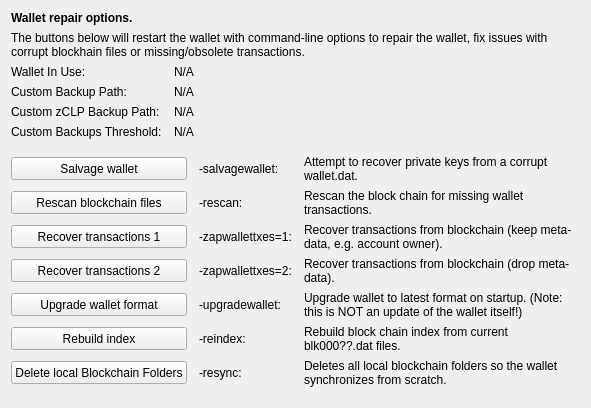
     <widget class="QWidget" name="tab_repair">
      <attribute name="title">
       <string>&amp;Wallet Repair</string>
      </attribute>
      <layout class="QGridLayout" name="gridLayout_4" columnstretch="0,0,0,0">
       <property name="horizontalSpacing">
        <number>12</number>
       </property>
       <item row="0" column="0" colspan="4">
        <widget class="QLabel" name="label_repair_header">
         <property name="font">
          <font>
           <weight>75</weight>
           <bold>true</bold>
          </font>
         </property>
         <property name="text">
          <string>Wallet repair options.</string>
         </property>
        </widget>
       </item>
       <item row="1" column="0" colspan="4">
        <widget class="QLabel" name="label_repair_helptext">
         <property name="font">
          <font>
           <weight>50</weight>
           <bold>false</bold>
          </font>
         </property>
         <property name="text">
          <string>The buttons below will restart the wallet with command-line options to repair the wallet, fix issues with corrupt blockhain files or missing/obsolete transactions.</string>
         </property>
         <property name="wordWrap">
          <bool>true</bool>
         </property>
        </widget>
       </item>
       <item row="2" column="0">
        <widget class="QLabel" name="wallet_path_label">
         <property name="text">
          <string>Wallet In Use:</string>
         </property>
        </widget>
       </item>
       <item row="2" column="1" colspan="3">
        <widget class="QLabel" name="wallet_path">
         <property name="cursor">
          <cursorShape>IBeamCursor</cursorShape>
         </property>
         <property name="text">
          <string>N/A</string>
         </property>
         <property name="textFormat">
          <enum>Qt::PlainText</enum>
         </property>
         <property name="textInteractionFlags">
          <set>Qt::LinksAccessibleByMouse|Qt::TextSelectableByKeyboard|Qt::TextSelectableByMouse</set>
         </property>
        </widget>
       </item>
       <item row="3" column="0">
        <widget class="QLabel" name="wallet_custombackuppath_label">
         <property name="text">
          <string>Custom Backup Path:</string>
         </property>
         <property name="visible">
          <bool>false</bool>
         </property>
        </widget>
       </item>
       <item row="3" column="1" colspan="3">
        <widget class="QLabel" name="wallet_custombackuppath">
         <property name="cursor">
          <cursorShape>IBeamCursor</cursorShape>
         </property>
         <property name="text">
          <string>N/A</string>
         </property>
         <property name="textFormat">
          <enum>Qt::PlainText</enum>
         </property>
         <property name="textInteractionFlags">
          <set>Qt::LinksAccessibleByMouse|Qt::TextSelectableByKeyboard|Qt::TextSelectableByMouse</set>
         </property>
         <property name="visible">
          <bool>false</bool>
         </property>
        </widget>
       </item>
       <item row="4" column="0">
        <widget class="QLabel" name="wallet_customzclpbackuppath_label">
         <property name="text">
          <string>Custom zCLP Backup Path:</string>
         </property>
         <property name="visible">
          <bool>false</bool>
         </property>
        </widget>
       </item>
       <item row="4" column="1" colspan="3">
        <widget class="QLabel" name="wallet_customzclpbackuppath">
         <property name="cursor">
          <cursorShape>IBeamCursor</cursorShape>
         </property>
         <property name="text">
          <string>N/A</string>
         </property>
         <property name="textFormat">
          <enum>Qt::PlainText</enum>
         </property>
         <property name="textInteractionFlags">
          <set>Qt::LinksAccessibleByMouse|Qt::TextSelectableByKeyboard|Qt::TextSelectableByMouse</set>
         </property>
         <property name="visible">
          <bool>false</bool>
         </property>
        </widget>
       </item>
       <item row="5" column="0">
        <widget class="QLabel" name="wallet_custombackupthreshold_label">
         <property name="text">
          <string>Custom Backups Threshold:</string>
         </property>
         <property name="visible">
          <bool>false</bool>
         </property>
        </widget>
       </item>
       <item row="5" column="1" colspan="3">
        <widget class="QLabel" name="wallet_custombackupthreshold">
         <property name="cursor">
          <cursorShape>IBeamCursor</cursorShape>
         </property>
         <property name="text">
          <string>N/A</string>
         </property>
         <property name="textFormat">
          <enum>Qt::PlainText</enum>
         </property>
         <property name="textInteractionFlags">
          <set>Qt::LinksAccessibleByMouse|Qt::TextSelectableByKeyboard|Qt::TextSelectableByMouse</set>
         </property>
         <property name="visible">
          <bool>false</bool>
         </property>
        </widget>
       </item>
       <item row="6" column="0">
        <spacer name="verticalSpacer_repair1">
         <property name="orientation">
          <enum>Qt::Vertical</enum>
         </property>
         <property name="sizeHint" stdset="0">
          <size>
           <width>10</width>
           <height>10</height>
          </size>
         </property>
        </spacer>
       </item>
       <item row="7" column="0" colspan="2">
        <widget class="QPushButton" name="btn_salvagewallet">
         <property name="minimumSize">
          <size>
           <width>100</width>
           <height>23</height>
          </size>
         </property>
         <property name="text">
          <string>Salvage wallet</string>
         </property>
        </widget>
       </item>
       <item row="7" column="2">
        <widget class="QLabel" name="label_repair_salvage_command">
         <property name="text">
          <string notr="true">-salvagewallet:</string>
         </property>
        </widget>
       </item>
       <item row="7" column="3">
        <widget class="QLabel" name="label_repair_salvage">
         <property name="text">
          <string>Attempt to recover private keys from a corrupt wallet.dat.</string>
         </property>
         <property name="wordWrap">
          <bool>true</bool>
         </property>
        </widget>
       </item>
       <item row="8" column="0" colspan="2">
        <widget class="QPushButton" name="btn_rescan">
         <property name="minimumSize">
          <size>
           <width>100</width>
           <height>23</height>
          </size>
         </property>
         <property name="text">
          <string>Rescan blockchain files</string>
         </property>
        </widget>
       </item>
       <item row="8" column="2">
        <widget class="QLabel" name="label_repair_rescan_command">
         <property name="text">
          <string notr="true">-rescan:</string>
         </property>
        </widget>
       </item>
       <item row="8" column="3">
        <widget class="QLabel" name="label_repair_rescan">
         <property name="text">
          <string>Rescan the block chain for missing wallet transactions.</string>
         </property>
         <property name="wordWrap">
          <bool>true</bool>
         </property>
        </widget>
       </item>
       <item row="9" column="0" colspan="2">
        <widget class="QPushButton" name="btn_zapwallettxes1">
         <property name="minimumSize">
          <size>
           <width>100</width>
           <height>23</height>
          </size>
         </property>
         <property name="text">
          <string>Recover transactions 1</string>
         </property>
        </widget>
       </item>
       <item row="9" column="2">
        <widget class="QLabel" name="label_repair_zap1_command">
         <property name="text">
          <string notr="true">-zapwallettxes=1:</string>
         </property>
        </widget>
       </item>
       <item row="9" column="3">
        <widget class="QLabel" name="label_repair_zap1">
         <property name="text">
          <string>Recover transactions from blockchain (keep meta-data, e.g. account owner).</string>
         </property>
         <property name="wordWrap">
          <bool>true</bool>
         </property>
        </widget>
       </item>
       <item row="10" column="0" colspan="2">
        <widget class="QPushButton" name="btn_zapwallettxes2">
         <property name="minimumSize">
          <size>
           <width>100</width>
           <height>23</height>
          </size>
         </property>
         <property name="text">
          <string>Recover transactions 2</string>
         </property>
        </widget>
       </item>
       <item row="10" column="2">
        <widget class="QLabel" name="label_repair_zap2_command">
         <property name="text">
          <string notr="true">-zapwallettxes=2:</string>
         </property>
        </widget>
       </item>
       <item row="10" column="3">
        <widget class="QLabel" name="label_repair_zap2">
         <property name="text">
          <string>Recover transactions from blockchain (drop meta-data).</string>
         </property>
         <property name="wordWrap">
          <bool>true</bool>
         </property>
        </widget>
       </item>
       <item row="11" column="0" colspan="2">
        <widget class="QPushButton" name="btn_upgradewallet">
         <property name="minimumSize">
          <size>
           <width>100</width>
           <height>23</height>
          </size>
         </property>
         <property name="text">
          <string>Upgrade wallet format</string>
         </property>
        </widget>
       </item>
       <item row="11" column="2">
        <widget class="QLabel" name="label_repair_upgrade_command">
         <property name="text">
          <string notr="true">-upgradewallet:</string>
         </property>
        </widget>
       </item>
       <item row="11" column="3">
        <widget class="QLabel" name="label_repair_upgrade">
         <property name="text">
          <string>Upgrade wallet to latest format on startup. (Note: this is NOT an update of the wallet itself!)</string>
         </property>
         <property name="wordWrap">
          <bool>true</bool>
         </property>
        </widget>
       </item>
       <item row="12" column="0" colspan="2">
        <widget class="QPushButton" name="btn_reindex">
         <property name="minimumSize">
          <size>
           <width>100</width>
           <height>23</height>
          </size>
         </property>
         <property name="text">
          <string>Rebuild index</string>
         </property>
        </widget>
       </item>
       <item row="12" column="2">
        <widget class="QLabel" name="label_repair_reindex_command">
         <property name="text">
          <string notr="true">-reindex:</string>
         </property>
        </widget>
       </item>
       <item row="12" column="3">
        <widget class="QLabel" name="label_repair_reindex">
         <property name="text">
          <string>Rebuild block chain index from current blk000??.dat files.</string>
         </property>
         <property name="wordWrap">
          <bool>true</bool>
         </property>
        </widget>
       </item>
       <item row="13" column="0" colspan="2">
        <widget class="QPushButton" name="btn_resync">
         <property name="minimumSize">
          <size>
           <width>100</width>
           <height>23</height>
          </size>
         </property>
         <property name="text">
          <string>Delete local Blockchain Folders</string>
         </property>
        </widget>
       </item>
       <item row="13" column="2">
        <widget class="QLabel" name="label_repair_resync_command">
         <property name="text">
          <string>-resync:</string>
         </property>
        </widget>
       </item>
       <item row="13" column="3">
        <widget class="QLabel" name="label_repair_resync">
         <property name="text">
          <string>Deletes all local blockchain folders so the wallet synchronizes from scratch.</string>
         </property>
         <property name="wordWrap">
          <bool>true</bool>
         </property>
        </widget>
       </item>
       <item row="14" column="0">
        <spacer name="verticalSpacer_repair2">
         <property name="orientation">
          <enum>Qt::Vertical</enum>
         </property>
         <property name="sizeHint" stdset="0">
          <size>
           <width>20</width>
           <height>10</height>
          </size>
         </property>
        </spacer>
       </item>
      </layout>
     </widget>
